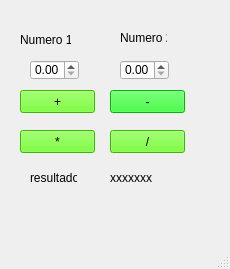
<?xml version="1.0" encoding="UTF-8"?>
<ui version="4.0">
 <class>MainWindow</class>
 <widget class="QMainWindow" name="MainWindow">
  <property name="geometry">
   <rect>
    <x>0</x>
    <y>0</y>
    <width>230</width>
    <height>269</height>
   </rect>
  </property>
  <property name="windowTitle">
   <string>MainWindow</string>
  </property>
  <widget class="QWidget" name="centralwidget">
   <widget class="QPushButton" name="pushButton">
    <property name="geometry">
     <rect>
      <x>110</x>
      <y>90</y>
      <width>75</width>
      <height>23</height>
     </rect>
    </property>
    <property name="styleSheet">
     <string notr="true">background-color: rgb(0, 255, 0);</string>
    </property>
    <property name="text">
     <string>-</string>
    </property>
   </widget>
   <widget class="QPushButton" name="pushButton_2">
    <property name="geometry">
     <rect>
      <x>110</x>
      <y>130</y>
      <width>75</width>
      <height>23</height>
     </rect>
    </property>
    <property name="styleSheet">
     <string notr="true">background-color: rgb(85, 255, 0);</string>
    </property>
    <property name="text">
     <string>/</string>
    </property>
   </widget>
   <widget class="QPushButton" name="pushButton_3">
    <property name="geometry">
     <rect>
      <x>20</x>
      <y>90</y>
      <width>75</width>
      <height>23</height>
     </rect>
    </property>
    <property name="styleSheet">
     <string notr="true">background-color: rgb(85, 255, 0);</string>
    </property>
    <property name="text">
     <string>+</string>
    </property>
   </widget>
   <widget class="QPushButton" name="pushButton_4">
    <property name="geometry">
     <rect>
      <x>20</x>
      <y>130</y>
      <width>75</width>
      <height>23</height>
     </rect>
    </property>
    <property name="styleSheet">
     <string notr="true">background-color: rgb(85, 255, 0);</string>
    </property>
    <property name="text">
     <string>*</string>
    </property>
   </widget>
   <widget class="QDoubleSpinBox" name="doubleSpinBox">
    <property name="geometry">
     <rect>
      <x>30</x>
      <y>60</y>
      <width>49</width>
      <height>20</height>
     </rect>
    </property>
   </widget>
   <widget class="QLabel" name="label_2">
    <property name="geometry">
     <rect>
      <x>110</x>
      <y>170</y>
      <width>47</width>
      <height>16</height>
     </rect>
    </property>
    <property name="text">
     <string>xxxxxxx</string>
    </property>
   </widget>
   <widget class="QLabel" name="label_3">
    <property name="geometry">
     <rect>
      <x>120</x>
      <y>30</y>
      <width>47</width>
      <height>16</height>
     </rect>
    </property>
    <property name="text">
     <string>Numero 2</string>
    </property>
   </widget>
   <widget class="QDoubleSpinBox" name="doubleSpinBox_2">
    <property name="geometry">
     <rect>
      <x>120</x>
      <y>60</y>
      <width>49</width>
      <height>20</height>
     </rect>
    </property>
   </widget>
   <widget class="QLabel" name="label_4">
    <property name="geometry">
     <rect>
      <x>20</x>
      <y>30</y>
      <width>51</width>
      <height>20</height>
     </rect>
    </property>
    <property name="text">
     <string>Numero 1</string>
    </property>
   </widget>
   <widget class="QLabel" name="label">
    <property name="geometry">
     <rect>
      <x>30</x>
      <y>170</y>
      <width>47</width>
      <height>16</height>
     </rect>
    </property>
    <property name="text">
     <string>resultado:   </string>
    </property>
   </widget>
  </widget>
  <widget class="QMenuBar" name="menubar">
   <property name="geometry">
    <rect>
     <x>0</x>
     <y>0</y>
     <width>230</width>
     <height>21</height>
    </rect>
   </property>
  </widget>
  <widget class="QStatusBar" name="statusbar"/>
 </widget>
 <resources/>
 <connections/>
</ui>
